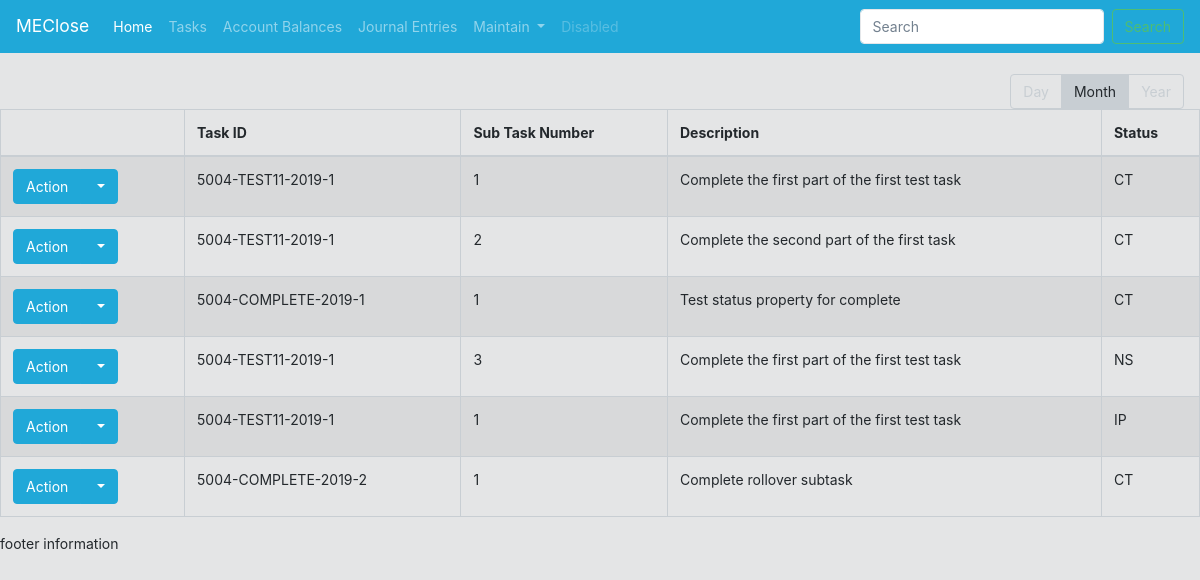
Before: /ClosePortal/subtasks/ with the older database file.
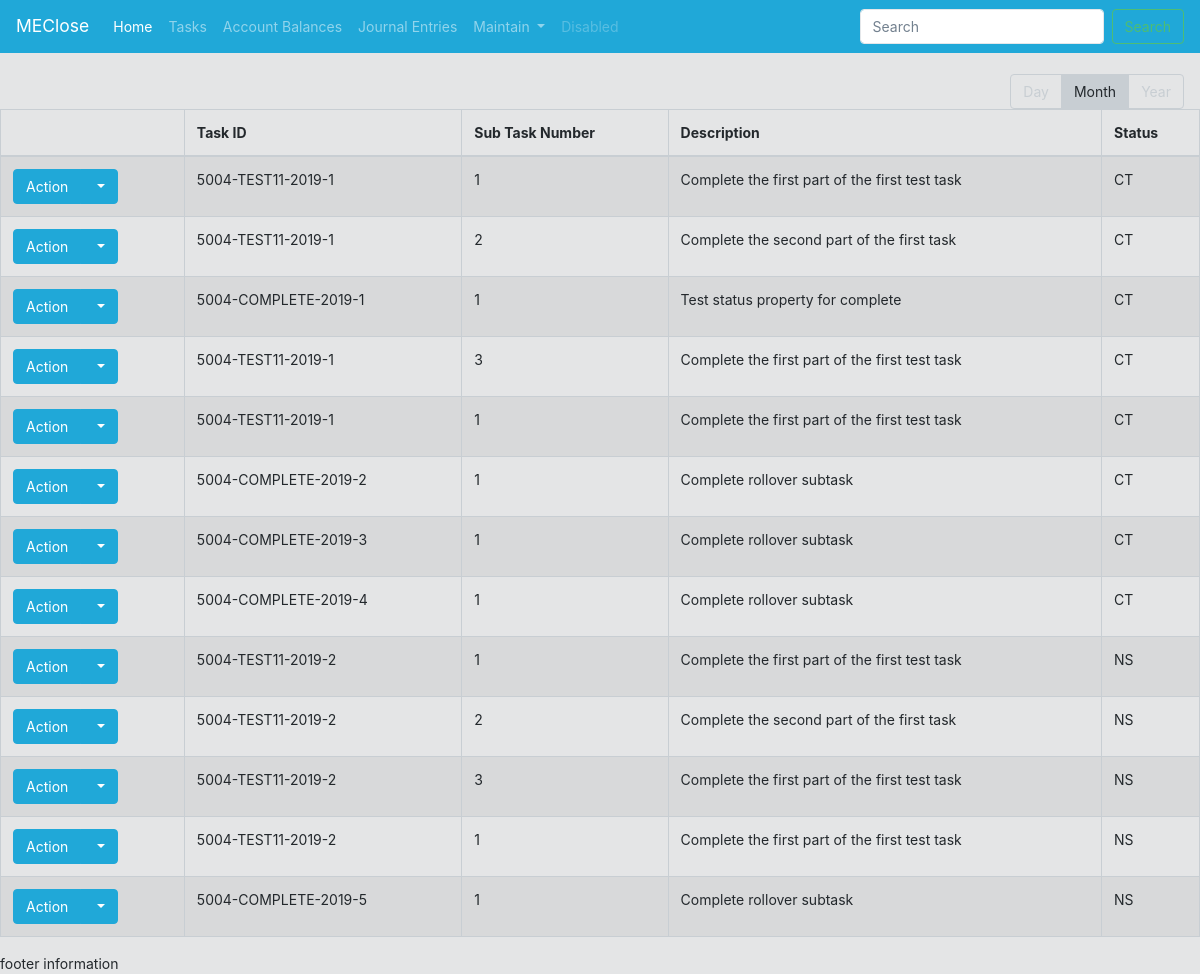
After: the same page with the newer database file.
### CloseApplication/models.py (models this page shows, shortened)
class subTaskChecklist(models.Model):
    taskId = models.ForeignKey(TaskChecklist, related_name="taskId_taskId", on_delete=models.CASCADE) #this field is our associated between the parent task and subtask(s). Cascade is utilize to remove the subtasks if parent task is removed
    subTaskNumber = models.IntegerField(max_length=2, default=1) #Maximum number of subtasks set to 99
    subTaskDescription = models.CharField(max_length=200)
    subTaskStatus = models.CharField(max_length=2, choices = statusChoices)

class TaskChecklist(models.Model):
    occurenceChoices = (
        ('D', 'Daily'),
        ('W', 'Weekly'),
        ('M', 'Monthly'),
        ('Q', 'Quarterly'),
        ('A', 'Annually'),
    )
    taskId = models.CharField(max_length=8)
    taskTBMapping = models.CharField(max_length=200, default="Not Assigned") #For assigning tasks to a TB FSLI
    taskDescription = models.CharField(max_length=200)
    taskYear = models.IntegerField(max_length=4)
    taskPeriod = models.IntegerField(max_length=2, choices = periodChoices)
    taskOccurence = models.CharField(max_length=2, choices = occurenceChoices)
    taskOwnerId = models.ForeignKey(User, on_delete=models.PROTECT) #For documentation purposes we want to preserve who the owner of a task was, and as such protect is utilized to not allow deletion of the referenced object
    isJE = models.CharField(max_length=3, choices=binaryChoice)
    pub_date = models.DateTimeField('date published')
    due_date = models.DateField(("Due Date"), default=datetime.date.today)
    entity = models.ForeignKey(userDefinedEntity, on_delete=models.PROTECT, related_name="entity_TaskChecklist", default=1)
    class Meta:
        constraints = [
            models.UniqueConstraint(fields=['taskId', 'entity', 'taskPeriod', 'taskYear'], name='unique_EntityUser')
        ]
    def __str__(self):
        return str(self.entity) + "-" + str(self.taskId) + "-" + str(self.taskYear) + "-" + str(self.taskPeriod)

class userDefinedEntity(models.Model):
    entity = models.CharField(max_length=200, default="Select Entity")
    def __str__(self):
        return self.entity

### CloseApplication/views.py (the view)
# urls.py: path('subtasks/', views.SubTaskChecklist_List.as_view(), name='subtasklist'),
class SubTaskChecklist_List(ListView):
    template_name = 'CloseApplication/subtaskchecklist/subtaskchecklist_list.html'
    model = subTaskChecklist

### CloseApplication/templates/CloseApplication/subtaskchecklist/subtaskchecklist_list.html (shortened to what this page needs)
{% extends "CloseApplication/base.html" %}
{% block content %}
{% include "CloseApplication/listview_outline.html" %}
<table class="table table-striped table-bordered table-hover" id="EntryApproval_ChecklistTable">
    <thead>
        <tr>
            <th></th>
            <th>Task ID</th>
            <th>Sub Task Number</th>
            <th>Description</th>
            <th>Status</th>
        </tr>
    </thead>
    {% for tableValue in object_list %}
    <tr>
        <td>
            <div class="btn-group">
                <button type="button" class="btn btn-primary">Action</button>
                <button type="button" class="btn btn-primary dropdown-toggle" data-toggle="dropdown">
                </button>
            </div>
        </td>
        <td>{{ tableValue.taskId }}</td>
        <td>{{ tableValue.subTaskNumber }}</td>
        <td>{{ tableValue.subTaskDescription }}</td>
        <td>{{ tableValue.subTaskStatus }}</td>
    </tr>
    {% endfor %}
</table>
{% endblock %}

### CloseApplication/templates/CloseApplication/base.html (shortened to what this page needs)
<!DOCTYPE html>
<html>
<head>
    {% load static %}
    <link rel="stylesheet" href="https://cdn.datatables.net/1.10.19/css/dataTables.bootstrap4.min.css">
    <link rel="stylesheet" href="https://maxcdn.bootstrapcdn.com/bootstrap/4.0.0/css/bootstrap.min.css">
    <link rel="stylesheet" href="{% static 'CloseApplication/jquery.dataTables.min.css' %}">
    <link rel="stylesheet" href="{% static 'CloseApplication/coreui.min.css' %}"></script>
</head>
<body>
      <nav class="navbar navbar-expand-lg navbar-dark bg-primary">
        <a class="navbar-brand" href="#">MEClose</a>
        <div class="collapse navbar-collapse" id="navbarSupportedContent">
          <ul class="navbar-nav mr-auto">
            <li class="nav-item active">
              <a class="nav-link" href="/ClosePortal/CloseSummary">Home<span class="sr-only">(current)</span></a>
            </li>
            <li class="nav-item">
              <a class="nav-link" href="/ClosePortal/tasks/">Tasks</a>
            </li>
            <li class="nav-item">
                    <a class="nav-link" href="/ClosePortal/accountrecs/">Account Balances</a>
            </li>
            <li class="nav-item">
                    <a class="nav-link" href="/ClosePortal/entryapprovals/">Journal Entries</a>
            </li>
            <li class="nav-item dropdown">
              <a class="nav-link dropdown-toggle" href="#" id="navbarDropdown" role="button" data-toggle="dropdown" aria-haspopup="true" aria-expanded="false">
                Maintain
              </a>
            </li>
            <li class="nav-item">
              <a class="nav-link disabled" href="#">Disabled</a>
            </li>
          </ul>
          <form class="form-inline my-2 my-lg-0 float-right">
            <input class="form-control mr-sm-2" type="search" placeholder="Search" aria-label="Search">
            <button class="btn btn-outline-success my-2 my-sm-0" type="submit">Search</button>
          </form>
        </div>
      </nav>
      <br>
    <div class="page-wrap">
        <div class="animated fadeIn">
        {% block content %}{% endblock %}
        </div>
    </div>
    <footer class="site-footer">
            footer information
    </footer>
</body>
</html>

### CloseApplication/templates/CloseApplication/listview_outline.html (shortened to what this page needs)
<div class="btn-group btn-group-toggle float-right mr-3" data-toggle="buttons">
    <label class="btn btn-outline-secondary">
        <input id="option1" type="radio" name="options" autocomplete="off"> Day
    </label>
    <label class="btn btn-outline-secondary active">
        <input id="option2" type="radio" name="options" autocomplete="off" checked=""> Month
    </label>
    <label class="btn btn-outline-secondary">
        <input id="option3" type="radio" name="options" autocomplete="off"> Year
    </label>
</div>

Changed rows visible on the page:
changed subTaskChecklist (number 4 of 13 on the later page): subTaskStatus "NS" → "CT"
changed subTaskChecklist (number 5 of 13 on the later page): subTaskStatus "IP" → "CT"
added subTaskChecklist: taskId "5004-COMPLETE-2019-3", subTaskNumber "1", subTaskDescription "Complete rollover subtask", subTaskStatus "CT"
added subTaskChecklist: taskId "5004-COMPLETE-2019-4", subTaskNumber "1", subTaskDescription "Complete rollover subtask", subTaskStatus "CT"
added subTaskChecklist: taskId "5004-TEST11-2019-2", subTaskNumber "1", subTaskDescription "Complete the first part of the first test task", subTaskStatus "NS"
added subTaskChecklist: taskId "5004-TEST11-2019-2", subTaskNumber "2", subTaskDescription "Complete the second part of the first task", subTaskStatus "NS"
added subTaskChecklist: taskId "5004-TEST11-2019-2", subTaskNumber "3", subTaskDescription "Complete the first part of the first test task", subTaskStatus "NS"
added subTaskChecklist: taskId "5004-TEST11-2019-2", subTaskNumber "1", subTaskDescription "Complete the first part of the first test task", subTaskStatus "NS"
added subTaskChecklist: taskId "5004-COMPLETE-2019-5", subTaskNumber "1", subTaskDescription "Complete rollover subtask", subTaskStatus "NS"
